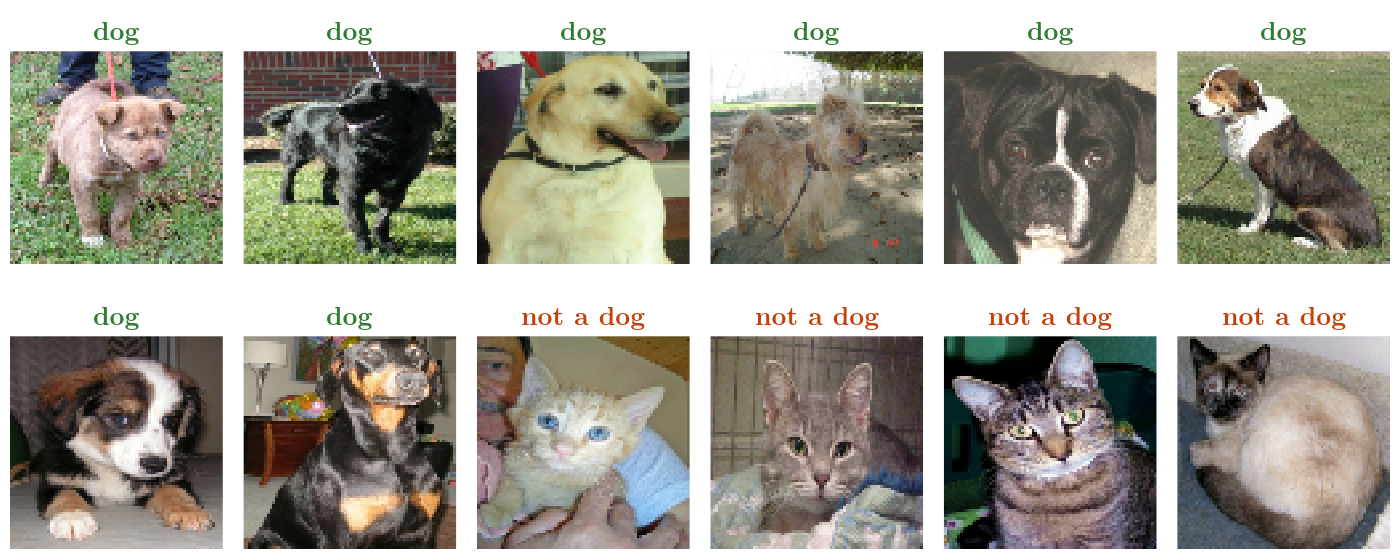

Here is the Python script that generated this plot:
"""Too many cases to write: eight dogs that share no single colour, size or pose, and four photos that are
not dogs, each with its label. Data: 12 photos from the Kaggle Cats vs Dogs dataset (data/dog_cat_photos.npz, taken
from the batch saved by Note 1049). Plotly: a grid of images with a text label under each."""
from pathlib import Path

import numpy as np
import plotly.graph_objects as go
from plotly.subplots import make_subplots

HERE = Path(__file__).parent
GREEN, ORANGE = "#2E7D32", "#C2410C"
D = np.load(HERE.parent / "data" / "dog_cat_photos.npz")
assert D["labels"].tolist() == [1] * 8 + [0] * 4          # 1 = dog

titles = [f"<span style='color:{GREEN if l else ORANGE}'><b>{'dog' if l else 'not a dog'}</b></span>"
          for l in D["labels"]]
fig = make_subplots(rows=2, cols=6, subplot_titles=titles, horizontal_spacing=0.015, vertical_spacing=0.14)
for k, im in enumerate(D["images"]):
    fig.add_trace(go.Image(z=im), row=k // 6 + 1, col=k % 6 + 1)
fig.update_xaxes(visible=False).update_yaxes(visible=False)
fig.update_annotations(font=dict(family="Latin Modern Roman", size=26))
fig.update_layout(width=1400, height=560, margin=dict(l=10, r=10, t=50, b=10), paper_bgcolor="white")
fig.write_image(HERE / "dog_photos.png", scale=1)
